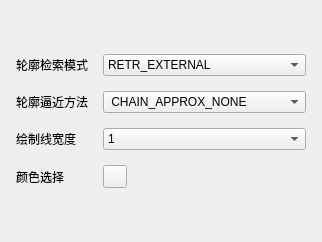
                <widget class="QWidget" name="adjPage_contours">
                 <layout class="QVBoxLayout" name="verticalLayout_16">
                  <item>
                   <spacer name="verticalSpacer_5">
                    <property name="orientation">
                     <enum>Qt::Vertical</enum>
                    </property>
                    <property name="sizeHint" stdset="0">
                     <size>
                      <width>20</width>
                      <height>40</height>
                     </size>
                    </property>
                   </spacer>
                  </item>
                  <item>
                   <layout class="QFormLayout" name="formLayout_8">
                    <property name="horizontalSpacing">
                     <number>15</number>
                    </property>
                    <property name="verticalSpacing">
                     <number>15</number>
                    </property>
                    <property name="leftMargin">
                     <number>5</number>
                    </property>
                    <property name="topMargin">
                     <number>3</number>
                    </property>
                    <property name="rightMargin">
                     <number>5</number>
                    </property>
                    <property name="bottomMargin">
                     <number>3</number>
                    </property>
                    <item row="0" column="0">
                     <widget class="QLabel" name="Contours_lab1">
                      <property name="text">
                       <string>轮廓检索模式</string>
                      </property>
                     </widget>
                    </item>
                    <item row="0" column="1">
                     <widget class="QComboBox" name="Contours_cbx1">
                      <item>
                       <property name="text">
                        <string>RETR_EXTERNAL</string>
                       </property>
                      </item>
                      <item>
                       <property name="text">
                        <string>RETR_LIST</string>
                       </property>
                      </item>
                      <item>
                       <property name="text">
                        <string>RETR_CCOMP</string>
                       </property>
                      </item>
                      <item>
                       <property name="text">
                        <string>RETR_TREE</string>
                       </property>
                      </item>
                     </widget>
                    </item>
                    <item row="1" column="0">
                     <widget class="QLabel" name="Contours_lab2">
                      <property name="text">
                       <string>轮廓逼近方法</string>
                      </property>
                     </widget>
                    </item>
                    <item row="1" column="1">
                     <widget class="QComboBox" name="Contours_cbx2">
                      <item>
                       <property name="text">
                        <string> CHAIN_APPROX_NONE</string>
                       </property>
                      </item>
                      <item>
                       <property name="text">
                        <string>CHAIN_APPROX_SIMPLE</string>
                       </property>
                      </item>
                      <item>
                       <property name="text">
                        <string>CHAIN_APPROX_TC89_L1</string>
                       </property>
                      </item>
                      <item>
                       <property name="text">
                        <string>CHAIN_APPROX_TC89_KCOS</string>
                       </property>
                      </item>
                     </widget>
                    </item>
                    <item row="2" column="0">
                     <widget class="QLabel" name="Contours_lab3">
                      <property name="text">
                       <string>绘制线宽度</string>
                      </property>
                     </widget>
                    </item>
                    <item row="2" column="1">
                     <widget class="QComboBox" name="Contours_cbx3">
                      <item>
                       <property name="text">
                        <string>1</string>
                       </property>
                      </item>
                      <item>
                       <property name="text">
                        <string>2</string>
                       </property>
                      </item>
                      <item>
                       <property name="text">
                        <string>3</string>
                       </property>
                      </item>
                      <item>
                       <property name="text">
                        <string>4</string>
                       </property>
                      </item>
                      <item>
                       <property name="text">
                        <string>5</string>
                       </property>
                      </item>
                      <item>
                       <property name="text">
                        <string>6</string>
                       </property>
                      </item>
                      <item>
                       <property name="text">
                        <string>7</string>
                       </property>
                      </item>
                      <item>
                       <property name="text">
                        <string>8</string>
                       </property>
                      </item>
                      <item>
                       <property name="text">
                        <string>9</string>
                       </property>
                      </item>
                      <item>
                       <property name="text">
                        <string>10</string>
                       </property>
                      </item>
                     </widget>
                    </item>
                    <item row="3" column="0">
                     <widget class="QLabel" name="label_37">
                      <property name="text">
                       <string>颜色选择</string>
                      </property>
                     </widget>
                    </item>
                    <item row="3" column="1">
                     <widget class="ColorDialog" name="colorDialog"/>
                    </item>
                   </layout>
                  </item>
                  <item>
                   <spacer name="verticalSpacer_6">
                    <property name="orientation">
                     <enum>Qt::Vertical</enum>
                    </property>
                    <property name="sizeHint" stdset="0">
                     <size>
                      <width>20</width>
                      <height>40</height>
                     </size>
                    </property>
                   </spacer>
                  </item>
                 </layout>
                </widget>
